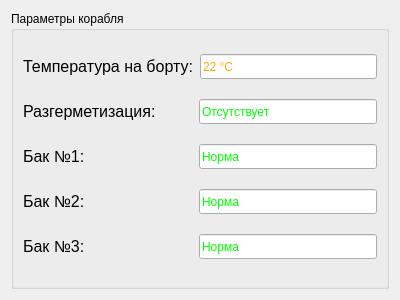
<?xml version="1.0" encoding="UTF-8"?>
<ui version="4.0">
 <class>Ship_Parameters</class>
 <widget class="QWidget" name="Ship_Parameters">
  <property name="geometry">
   <rect>
    <x>0</x>
    <y>0</y>
    <width>400</width>
    <height>300</height>
   </rect>
  </property>
  <property name="windowTitle">
   <string>Параметры корабля</string>
  </property>
  <layout class="QHBoxLayout" name="horizontalLayout">
   <item>
    <widget class="QGroupBox" name="groupBox">
     <property name="title">
      <string>Параметры корабля</string>
     </property>
     <layout class="QVBoxLayout" name="verticalLayout">
      <item>
       <layout class="QHBoxLayout" name="horizontalLayout_2">
        <item>
         <widget class="QLabel" name="labelTemperature">
          <property name="minimumSize">
           <size>
            <width>170</width>
            <height>0</height>
           </size>
          </property>
          <property name="font">
           <font>
            <pointsize>12</pointsize>
           </font>
          </property>
          <property name="text">
           <string>Температура на борту:</string>
          </property>
         </widget>
        </item>
        <item>
         <widget class="QLineEdit" name="lineEditTemperature">
          <property name="minimumSize">
           <size>
            <width>130</width>
            <height>25</height>
           </size>
          </property>
          <property name="styleSheet">
           <string notr="true">color: rgb(255, 170, 0);</string>
          </property>
          <property name="text">
           <string>22 °C</string>
          </property>
         </widget>
        </item>
       </layout>
      </item>
      <item>
       <layout class="QHBoxLayout" name="horizontalLayout_3">
        <item>
         <widget class="QLabel" name="Hermetization">
          <property name="minimumSize">
           <size>
            <width>170</width>
            <height>0</height>
           </size>
          </property>
          <property name="font">
           <font>
            <pointsize>12</pointsize>
           </font>
          </property>
          <property name="text">
           <string>Разгерметизация:</string>
          </property>
         </widget>
        </item>
        <item>
         <widget class="QLineEdit" name="lineEditHermetization">
          <property name="minimumSize">
           <size>
            <width>130</width>
            <height>25</height>
           </size>
          </property>
          <property name="styleSheet">
           <string notr="true">color: rgb(0, 255, 0);</string>
          </property>
          <property name="text">
           <string>Отсутствует</string>
          </property>
         </widget>
        </item>
       </layout>
      </item>
      <item>
       <layout class="QHBoxLayout" name="horizontalLayout_4">
        <item>
         <widget class="QLabel" name="labelBarrel1">
          <property name="minimumSize">
           <size>
            <width>170</width>
            <height>0</height>
           </size>
          </property>
          <property name="font">
           <font>
            <pointsize>12</pointsize>
           </font>
          </property>
          <property name="text">
           <string>Бак №1:</string>
          </property>
         </widget>
        </item>
        <item>
         <widget class="QLineEdit" name="lineEditBarrel1">
          <property name="minimumSize">
           <size>
            <width>130</width>
            <height>25</height>
           </size>
          </property>
          <property name="styleSheet">
           <string notr="true">color: rgb(0, 255, 0);</string>
          </property>
          <property name="text">
           <string>Норма</string>
          </property>
         </widget>
        </item>
       </layout>
      </item>
      <item>
       <layout class="QHBoxLayout" name="horizontalLayout_5">
        <item>
         <widget class="QLabel" name="labelBarrel2">
          <property name="minimumSize">
           <size>
            <width>170</width>
            <height>0</height>
           </size>
          </property>
          <property name="font">
           <font>
            <pointsize>12</pointsize>
           </font>
          </property>
          <property name="text">
           <string>Бак №2:</string>
          </property>
         </widget>
        </item>
        <item>
         <widget class="QLineEdit" name="lineEditBarrel2">
          <property name="minimumSize">
           <size>
            <width>130</width>
            <height>25</height>
           </size>
          </property>
          <property name="styleSheet">
           <string notr="true">color: rgb(0, 255, 0)</string>
          </property>
          <property name="text">
           <string>Норма</string>
          </property>
         </widget>
        </item>
       </layout>
      </item>
      <item>
       <layout class="QHBoxLayout" name="horizontalLayout_6">
        <item>
         <widget class="QLabel" name="labelBarrel3">
          <property name="minimumSize">
           <size>
            <width>170</width>
            <height>0</height>
           </size>
          </property>
          <property name="font">
           <font>
            <pointsize>12</pointsize>
           </font>
          </property>
          <property name="text">
           <string>Бак №3:</string>
          </property>
         </widget>
        </item>
        <item>
         <widget class="QLineEdit" name="lineEditBarrel3">
          <property name="minimumSize">
           <size>
            <width>130</width>
            <height>25</height>
           </size>
          </property>
          <property name="styleSheet">
           <string notr="true">color: rgb(0, 255, 0);</string>
          </property>
          <property name="text">
           <string>Норма</string>
          </property>
         </widget>
        </item>
       </layout>
      </item>
     </layout>
    </widget>
   </item>
  </layout>
 </widget>
 <resources/>
 <connections/>
</ui>
